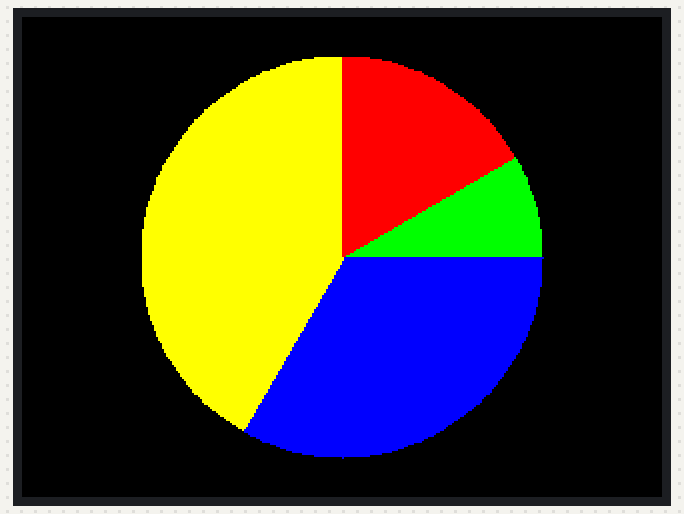
Simulated run of this sketch. Board: ESP32. Shown: 320×240 colour display.

Above: at 0.4 s.

The sketch:

TFT_Pie_Chart_AWS_Core2.ino
```cpp
// This sketch includes a function to draw circle segments
// for pie charts in 1 degree increments

#include <M5Core2.h>
#include <time.h>

#define DEG2RAD 0.0174532925

byte inc = 0;
unsigned int col = 0;


void setup(void)
{
// Initialize the M5Stack Core2 for AWS IoT EduKit
  M5.begin();
  M5.Axp.SetLcdVoltage(3300); // v from 2500 to 3300

  M5.Lcd.fillScreen(TFT_BLACK);
}

void loop() {

  // Draw 4 pie chart segments
  fillSegment(160, 120, 0, 60, 100, TFT_RED);
  fillSegment(160, 120, 60, 30, 100, TFT_GREEN);
  fillSegment(160, 120, 60 + 30, 120, 100, TFT_BLUE);
  fillSegment(160, 120, 60 + 30 + 120, 150, 100, TFT_YELLOW);

  delay(4000);

  // Erase old chart with 360 degree black plot
  fillSegment(160, 120, 0, 360, 100, TFT_BLACK);
}


// #########################################################################
// Draw circle segments
// #########################################################################

// x,y == coords of centre of circle
// start_angle = 0 - 359
// sub_angle   = 0 - 360 = subtended angle
// r = radius
// colour = 16 bit colour value

int fillSegment(int x, int y, int start_angle, int sub_angle, int r, unsigned int colour)
{
  // Calculate first pair of coordinates for segment start
  float sx = cos((start_angle - 90) * DEG2RAD);
  float sy = sin((start_angle - 90) * DEG2RAD);
  uint16_t x1 = sx * r + x;
  uint16_t y1 = sy * r + y;

  // Draw colour blocks every inc degrees
  for (int i = start_angle; i < start_angle + sub_angle; i++) {

    // Calculate pair of coordinates for segment end
    int x2 = cos((i + 1 - 90) * DEG2RAD) * r + x;
    int y2 = sin((i + 1 - 90) * DEG2RAD) * r + y;

    M5.Lcd.fillTriangle(x1, y1, x2, y2, x, y, colour);

    // Copy segment end to sgement start for next segment
    x1 = x2;
    y1 = y2;
  }
}


// #########################################################################
// Return the 16 bit colour with brightness 0-100%
// #########################################################################
unsigned int brightness(unsigned int colour, int brightness)
{
  byte red   = colour >> 11;
  byte green = (colour & 0x7E0) >> 5;
  byte blue  = colour & 0x1F;

  blue =  (blue * brightness)/100;
  green = (green * brightness)/100;
  red =   (red * brightness)/100;

  return (red << 11) + (green << 5) + blue;
}
```
